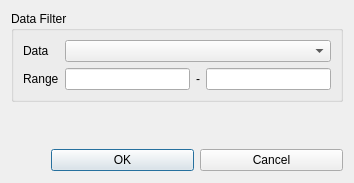
<?xml version="1.0" encoding="UTF-8"?>
<ui version="4.0">
 <class>DataFrameDataSelectDialog</class>
 <widget class="QDialog" name="DataFrameDataSelectDialog">
  <property name="geometry">
   <rect>
    <x>0</x>
    <y>0</y>
    <width>354</width>
    <height>183</height>
   </rect>
  </property>
  <property name="windowTitle">
   <string>Data Filter</string>
  </property>
  <layout class="QVBoxLayout" name="verticalLayout">
   <item>
    <widget class="QGroupBox" name="DataFilter">
     <property name="title">
      <string>Data Filter</string>
     </property>
     <layout class="QGridLayout" name="gridLayout_3">
      <item row="1" column="1">
       <widget class="QLineEdit" name="LowerValue">
        <property name="text">
         <string/>
        </property>
       </widget>
      </item>
      <item row="1" column="3">
       <widget class="QLineEdit" name="UpperValue">
        <property name="text">
         <string/>
        </property>
       </widget>
      </item>
      <item row="0" column="0">
       <widget class="QLabel" name="labelData">
        <property name="text">
         <string>Data</string>
        </property>
       </widget>
      </item>
      <item row="1" column="0">
       <widget class="QLabel" name="labelRange">
        <property name="text">
         <string>Range</string>
        </property>
       </widget>
      </item>
      <item row="1" column="2">
       <widget class="QLabel" name="label_2">
        <property name="text">
         <string>-</string>
        </property>
       </widget>
      </item>
      <item row="0" column="1" colspan="3">
       <widget class="QComboBox" name="comboBoxData"/>
      </item>
     </layout>
    </widget>
   </item>
   <item>
    <spacer name="verticalSpacer">
     <property name="orientation">
      <enum>Qt::Orientation::Vertical</enum>
     </property>
     <property name="sizeHint" stdset="0">
      <size>
       <width>20</width>
       <height>40</height>
      </size>
     </property>
    </spacer>
   </item>
   <item>
    <layout class="QHBoxLayout" name="horizontalLayout">
     <item>
      <spacer name="horizontalSpacer">
       <property name="orientation">
        <enum>Qt::Orientation::Vertical</enum>
       </property>
       <property name="sizeHint" stdset="0">
        <size>
         <width>40</width>
         <height>20</height>
        </size>
       </property>
      </spacer>
     </item>
     <item>
      <widget class="QPushButton" name="pushButtonOK">
       <property name="text">
        <string>OK</string>
       </property>
       <property name="default">
        <bool>true</bool>
       </property>
      </widget>
     </item>
     <item>
      <widget class="QPushButton" name="pushButtonCancel">
       <property name="text">
        <string>Cancel</string>
       </property>
      </widget>
     </item>
    </layout>
   </item>
  </layout>
 </widget>
 <resources>
  <include location="../icon.qrc"/>
 </resources>
 <connections>
  <connection>
   <sender>pushButtonOK</sender>
   <signal>clicked()</signal>
   <receiver>DataFrameDataSelectDialog</receiver>
   <slot>accept()</slot>
   <hints>
    <hint type="sourcelabel">
     <x>244</x>
     <y>172</y>
    </hint>
    <hint type="destinationlabel">
     <x>55</x>
     <y>130</y>
    </hint>
   </hints>
  </connection>
  <connection>
   <sender>pushButtonCancel</sender>
   <signal>clicked()</signal>
   <receiver>DataFrameDataSelectDialog</receiver>
   <slot>reject()</slot>
   <hints>
    <hint type="sourcelabel">
     <x>343</x>
     <y>172</y>
    </hint>
    <hint type="destinationlabel">
     <x>50</x>
     <y>98</y>
    </hint>
   </hints>
  </connection>
 </connections>
</ui>
